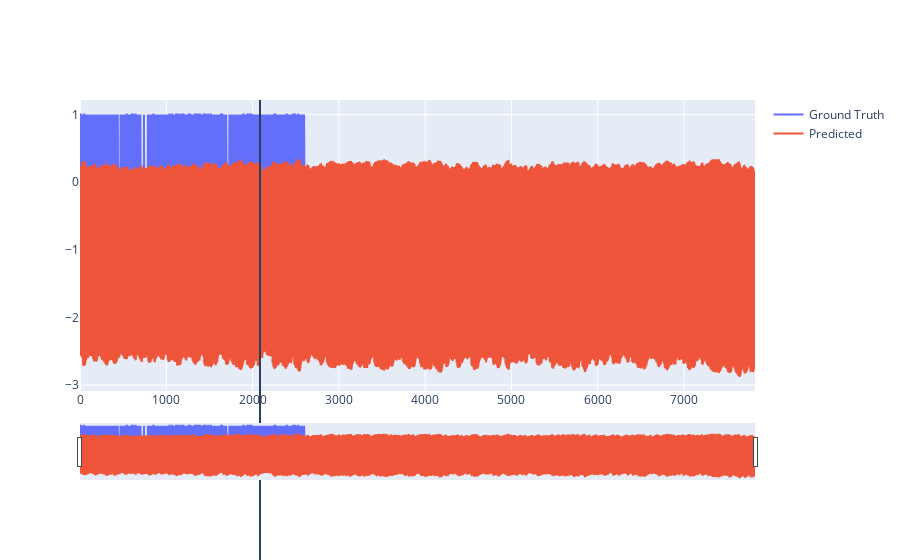

Notebook code for this chart:
### Code cell
lstm.eval()
lstm.to(torch.device('cpu'))
with torch.no_grad():
    dataY_pred = lstm(dataX)

dataY_pred = dataY_pred.data.numpy().argmax(axis=0)
dataY_truth = dataY.data.numpy()

dataY_pred = y_scaler.inverse_transform(dataY_pred)
dataY_truth = y_scaler.inverse_transform(dataY_truth)


fig = go.Figure(go.Scatter(y=dataY_truth.flatten(),name='Ground Truth'))
fig.add_trace(go.Scatter(y=dataY_pred.flatten(),name='Predicted'))

fig.update_layout(
    shapes = [dict(
        x0=len(x_train), x1=len(x_train), y0=-1, y1=1, xref='x', yref='paper',
        line_width=2)], #在图上划分训练集和测试集
    xaxis_rangeslider_visible=True,
)

### Figure 1 — Plotly figure (JSON) as saved in the notebook; plotly's stock layout.template omitted (floating-point values rounded to 4 significant figures; data arrays with more than 128 entries replaced by an {"elided": "..."} marker saying what was removed)
{"data": [{"name": "Ground Truth", "type": "scatter", "y": {"elided": "2608 int values"}}, {"name": "Predicted", "type": "scatter", "y": {"elided": "7824 float values"}}], "layout": {"shapes": [{"line": {"width": 2}, "x0": 2086, "x1": 2086, "xref": "x", "y0": -1, "y1": 1, "yref": "paper"}], "xaxis": {"rangeslider": {"visible": true}}}}
